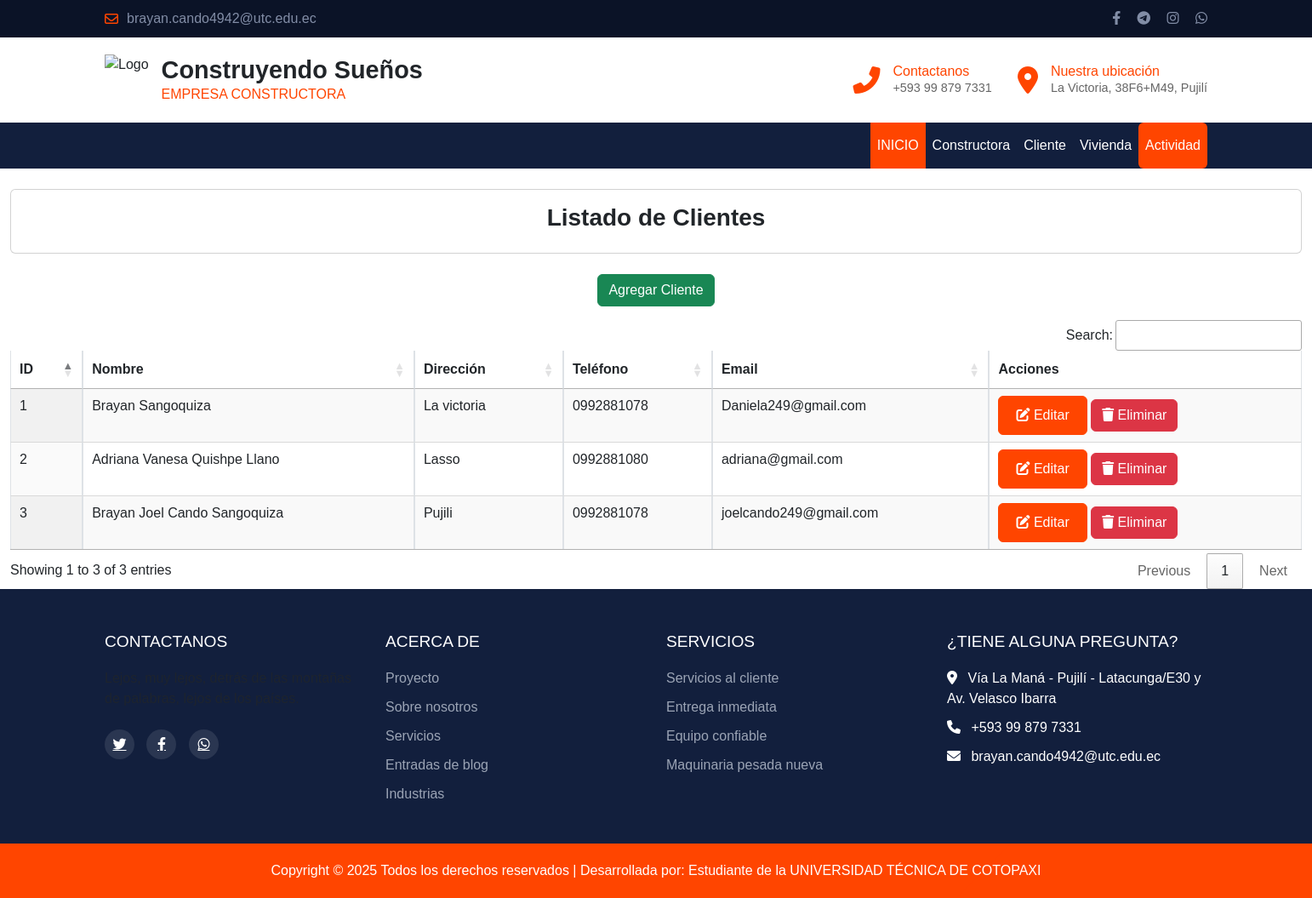
/listado/, run on the app's committed database.
### Aplicaciones/Planificacion/models.py (models this page shows, shortened)
class Cliente(models.Model):
    nombre = models.CharField(max_length=255)
    direccion = models.TextField()
    telefono = models.CharField(max_length=20)
    email = models.EmailField(unique=True)

### Aplicaciones/Planificacion/views.py (the view)
# urls.py: path('listado/', views.listadoClientes, name='listadoClientes'),  # Listado de Clientes
def listadoClientes(request):
    clientes = Cliente.objects.all()
    return render(request, 'Cliente/listadoClientes.html', {'clientes': clientes})

### Aplicaciones/Planificacion/templates/Cliente/listadoClientes.html (shortened to what this page needs)
{% extends "plantilla.html" %}
{% block body %}
<link rel="stylesheet" type="text/css" href="https://cdn.datatables.net/1.13.7/css/jquery.dataTables.min.css">
<link rel="stylesheet" type="text/css" href="https://cdn.datatables.net/buttons/2.4.2/css/buttons.dataTables.min.css">
<div class="container-fluid">
    <br>
    <div class="card">
        <div class="card-body">
            <h3 class="card-title text-center"><b>Listado de Clientes</b></h3>
        </div>
    </div>
    <br>
    <div class="text-center mb-3">
        <a href="{% url 'nuevoCliente' %}" class="btn btn-success">Agregar Cliente</a>
    </div>
    <div class="table-responsive">
        <table id="tbl-clientes" class="table table-striped table-bordered display">
            <thead>
                <tr>
                    <th>ID</th>
                    <th>Nombre</th>
                    <th>Dirección</th>
                    <th>Teléfono</th>
                    <th>Email</th>
                    <th>Acciones</th>
                </tr>
            </thead>
            <tbody>
                {% for cliente in clientes %}
                <tr>
                    <td>{{ cliente.id }}</td>
                    <td>{{ cliente.nombre }}</td>
                    <td>{{ cliente.direccion }}</td>
                    <td>{{ cliente.telefono }}</td>
                    <td>{{ cliente.email }}</td>
                    <td>
                        <a href="{% url 'editarCliente' cliente.id %}" class="btn btn-primary">
                            <i class="fas fa-edit"></i> Editar
                        </a>
                        <a href="{% url 'eliminarCliente' cliente.id %}" class="btn btn-danger" onclick="return confirm('¿Está seguro de eliminar este cliente?');">
                            <i class="fas fa-trash"></i> Eliminar
                        </a>
                    </td>
                </tr>
                {% endfor %}
            </tbody>
        </table>
    </div>
</div>
{% endblock %}

### Aplicaciones/Planificacion/templates/plantilla.html (style rules this page uses)
body, html { margin: 0; padding: 0; font-family: 'Arial', sans-serif; min-height: 100vh; display: flex; flex-direction: column; }
.btn-primary { background-color: #ff4500; border-color: #ff4500; padding: 10px 20px; }

### data on the page
Cliente: id "1", nombre "Brayan Sangoquiza", direccion "La victoria", telefono "0992881078", email "Daniela249@gmail.com"
Cliente: id "2", nombre "Adriana Vanesa Quishpe Llano", direccion "Lasso", telefono "0992881080", email "adriana@gmail.com"
Cliente: id "3", nombre "Brayan Joel Cando Sangoquiza", direccion "Pujili", telefono "0992881078", email "joelcando249@gmail.com"
